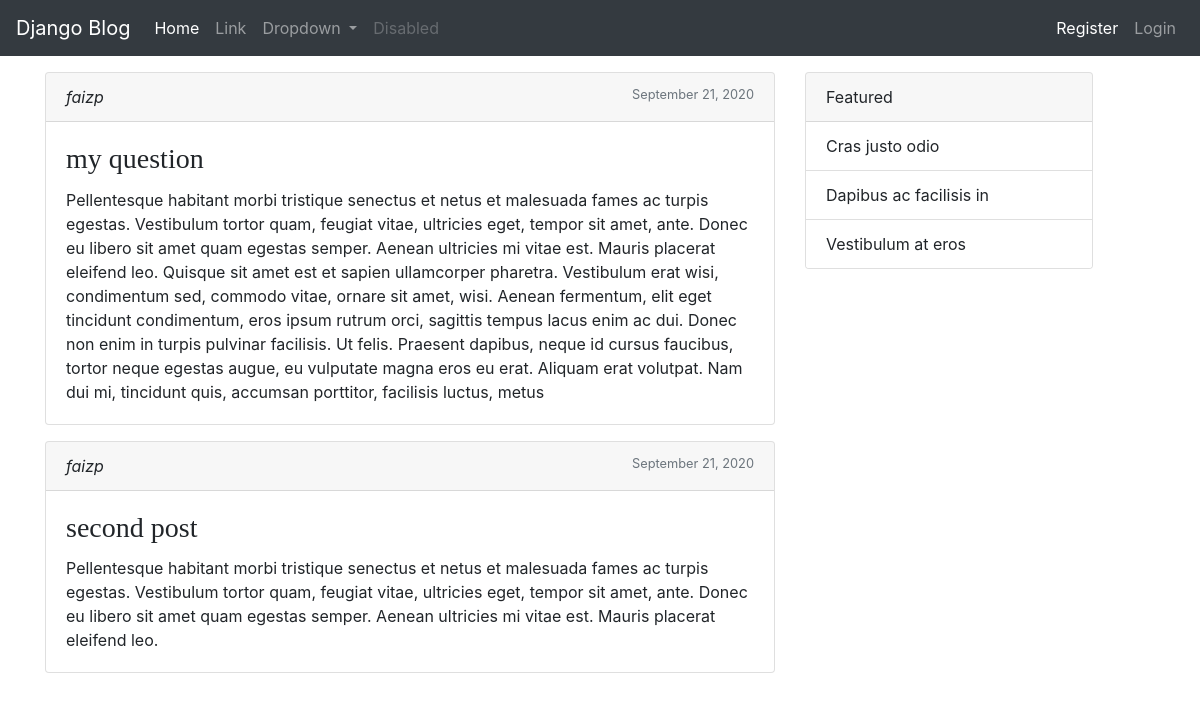
The page / on the database its author committed.
### blog/models.py (models this page shows)
class Post(models.Model):
    title = models.CharField(max_length=255)
    content = models.TextField()
    date_posted = models.DateTimeField(default=timezone.now)
    author = models.ForeignKey(User, on_delete=models.CASCADE)

### blog/views.py (the view)
# urls.py: path('', views.home, name='blog-home')
def home(request):
    context = {
        'posts':Post.objects.all()
    }
    return render(request, 'blog/index.html', context)

### blog/templates/blog/index.html
{% extends 'base.html' %}
{% block content %}
    {% for post in posts %}
        <div class="card mt-3" style="width: 100%;">
            <div class="card-header">
                <cite title="Source Title">{{ post.author }}</cite>
                <small class="text-muted float-right">{{ post.date_posted | date:"F d, Y" }}</small>
            </div>
            <div class="card-body">
                <h3 class="card-title" style="font-family: 'Source Sans Pro'">{{ post.title }}</h3>
                <p class="card-text">{{ post.content }}</p>
            </div>
        </div>
    {% endfor %}
{% endblock content %}

### templates/base.html (shortened to what this page needs)
<!doctype html>
<html lang="en">
<head>
    <link rel="stylesheet" href="https://stackpath.bootstrapcdn.com/bootstrap/4.5.2/css/bootstrap.min.css"
>
</head>
<body>
<nav class="navbar navbar-expand-lg navbar-dark bg-dark">
    <a class="navbar-brand" href="{% url 'blog-home' %}">Django Blog</a>
    <div class="collapse navbar-collapse" id="navbarSupportedContent">
        <ul class="navbar-nav mr-auto">
            <li class="nav-item active">
                <a class="nav-link" href="#">Home <span class="sr-only">(current)</span></a>
            </li>
            <li class="nav-item">
                <a class="nav-link" href="#">Link</a>
            </li>
            <li class="nav-item dropdown">
                <a class="nav-link dropdown-toggle" href="#" id="navbarDropdown" role="button" data-toggle="dropdown"
                   aria-haspopup="true" aria-expanded="false">
                    Dropdown
                </a>
            </li>
            <li class="nav-item">
                <a class="nav-link disabled" href="#">Disabled</a>
            </li>
        </ul>
        {% if user.is_authenticated %}
            <ul class="navbar-nav ml-auto ">
                <li class="nav-item active">
                    <a class="nav-link" href="{% url 'profile' %}">Profile <span class="sr-only">(current)</span></a>
                </li>
                <li class="nav-item">
                    <a class="nav-link" href="{% url 'logout' %}">Logout</a>
                </li>
            </ul>
        {% else %}
            <ul class="navbar-nav ml-auto ">
                <li class="nav-item active">
                    <a class="nav-link" href="{% url 'register' %}">Register <span class="sr-only">(current)</span></a>
                </li>
                <li class="nav-item">
                    <a class="nav-link" href="{% url 'login' %}">Login</a>
                </li>
            </ul>
        {% endif %}
    </div>
</nav>
<div class="container">
    <div class="row">
        <div class="col-8">
            {% block content %}{% endblock %}
        </div>
        <div class="col">
            <div class="card mt-3 float-left" style="width: 18rem;">
                <div class="card-header">
                    Featured
                </div>
                <ul class="list-group list-group-flush">
                    <li class="list-group-item">Cras justo odio</li>
                    <li class="list-group-item">Dapibus ac facilisis in</li>
                    <li class="list-group-item">Vestibulum at eros</li>
                </ul>
            </div>
        </div>
    </div>
</div>
</body>
</html>

### rows shown on the page
Post: author "faizp", date_posted "September 21, 2020", title "my question", content "Pellentesque habitant morbi tristique senectus et netus et malesuada fames ac turpis egestas. Vestibulum tortor quam, feugiat vitae, ultricies eget, tempor sit amet, ante. Donec eu libero sit amet quam egestas semper. Aenean ultricies mi vitae est. Mauris placerat eleifend leo. Quisque sit amet est et sapien ullamcorper pharetra. Vestibulum erat wisi, condimentum sed, commodo vitae, ornare sit amet, wisi. Aenean fermentum, elit eget tincidunt condimentum, eros ipsum rutrum orci, sagittis tempus lacus enim ac dui. Donec non enim in turpis pulvinar facilisis. Ut felis. Praesent dapibus, neque id cursus faucibus, tortor neque egestas augue, eu vulputate magna eros eu erat. Aliquam erat…"
Post: author "faizp", date_posted "September 21, 2020", title "second post", content "Pellentesque habitant morbi tristique senectus et netus et malesuada fames ac turpis egestas. Vestibulum tortor quam, feugiat vitae, ultricies eget, tempor sit amet, ante. Donec eu libero sit amet quam egestas semper. Aenean ultricies mi vitae est. Mauris placerat eleifend leo."
